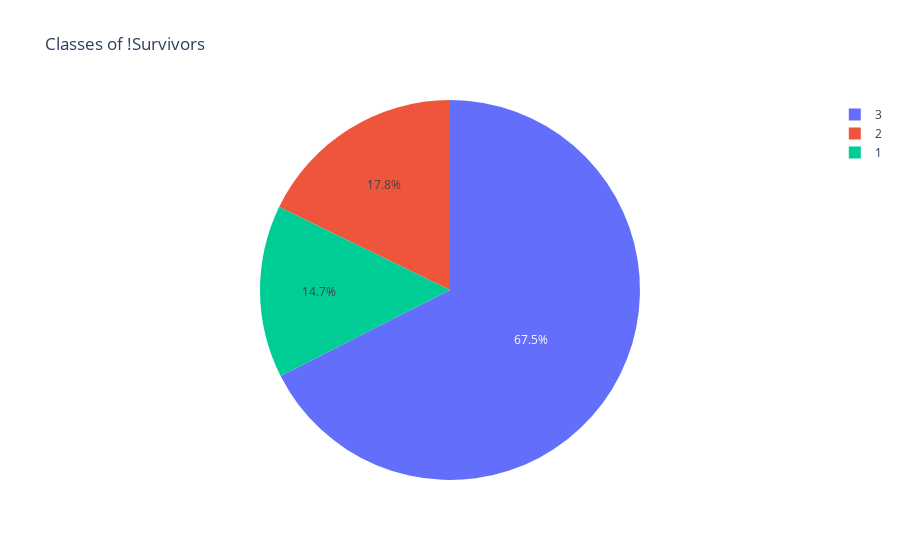

Write notebook code for a chart like this one.
### Code cell
px.pie(names=df.filter(pl.col("Survived")==0).select("Pclass").to_series(), title="Classes of !Survivors")

### Figure 1 — Plotly figure (JSON) as saved in the notebook; plotly's stock layout.template omitted (floating-point values rounded to 4 significant figures; data arrays with more than 128 entries replaced by an {"elided": "..."} marker saying what was removed)
{"data": [{"domain": {"x": [0, 1], "y": [0, 1]}, "hovertemplate": "label=%{label}<extra></extra>", "labels": {"elided": "545 int values"}, "legendgroup": "", "name": "", "showlegend": true, "type": "pie"}], "layout": {"legend": {"tracegroupgap": 0}, "title": {"text": "Classes of !Survivors"}}}
